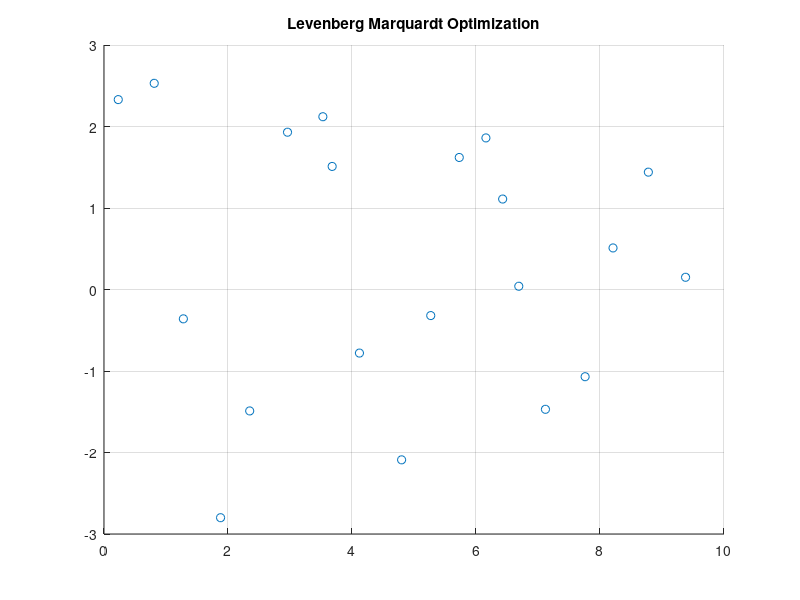

MATLAB code to generate this figure: (Note: this script raises an error after producing the figure.)
function demo_fminlev()
    close all;

    A = 0.1; delta = 0; w_d = 1; phi_0 = 0;             % not so good, still works
    % A = 2.47; delta = 0.12; w_d = 2.3; phi_0 = 5.13;  % pretty good initialization
    % A = 0; delta = 0; w_d = 0; phi_0 = 0;             % zero intiialization: fails !

    x0 = [A; delta; w_d; phi_0];

    X = zeros(1, 20); Y = zeros(1, 20);
    X(1, 1:10) = [ 0.23 0.81  1.28  1.88  2.35 2.96 3.53 3.68  4.12  4.80 ];
    Y(1, 1:10) = [ 2.33 2.53 -0.36 -2.80 -1.49 1.93 2.12 1.51 -0.78 -2.09 ];
    X(1, 11:20) = [  5.27 5.73 6.16 6.43 6.69  7.12  7.76 8.21 8.78 9.38 ];
    Y(1, 11:20) = [ -0.32 1.62 1.86 1.11 0.04 -1.47 -1.07 0.51 1.44 0.15 ];

    figure; scatter(X, Y); grid on; title('Levenberg Marquardt Optimization'); hold on;
    XX = 0:0.01:10;
    h = [];

    function E = fenergy(x)
        f = x(1)*exp(- x(2)*X).*cos(x(3)*X + x(4));
        E = 0.5*sum( (f - Y).^2 );
    end

    function [H,f,c] = flinear(x0)
        f0  = x0(1)*exp(- x0(2)*X).*cos(x0(3)*X + x0(4));
        df1 = exp(- x0(2)*X).*cos(x0(3)*X + x0(4));
        df2 = - x0(1)*exp(- x0(2)*X).*cos(x0(3)*X + x0(4)).*X;
        df3 = - x0(1)*exp(- x0(2)*X).*sin(x0(3)*X + x0(4)).*X;
        df4 = - x0(1)*exp(- x0(2)*X).*sin(x0(3)*X + x0(4));
        A = [df1; df2; df3; df4]'; b = (f0 - Y)';
        H = A'*A; f = A'*b; c = b'*b;
    end

    function fshowiter(x,E,mu,progress,iter)
        YY = x(1)*exp(- x(2)*XX).*cos(x(3)*XX + x(4));
        delete(h);
        h = plot(XX,YY,'color','r');
        axis([0 10 -3 4]); drawnow;
        fprintf('iter=%02i a=%s E=%f mu=%f progress= %f\n', iter, x2str(x,'%+4.2f'), E, mu, progress);
        pause(.3);
    end

    tolerance = 1e-5; iterations = 1000;
    fminlev(@fenergy, @flinear, @fshowiter, tolerance, iterations, x0);

end


function str = x2str(x,formatSpec)
    if nargin < 2, formatSpec = []; end
    if ischar(x)
        str = x;
    else if isvector(x) && length(x) > 1
            str = sprintf('(%s',num2str(x(1),formatSpec));
            for j = 2:length(x)
                str = strcat(str,[' ' num2str(x(j),formatSpec)]);
            end
            str = strcat(str,')');
        else
            str = num2str(x,formatSpec);
        end
    end
end
